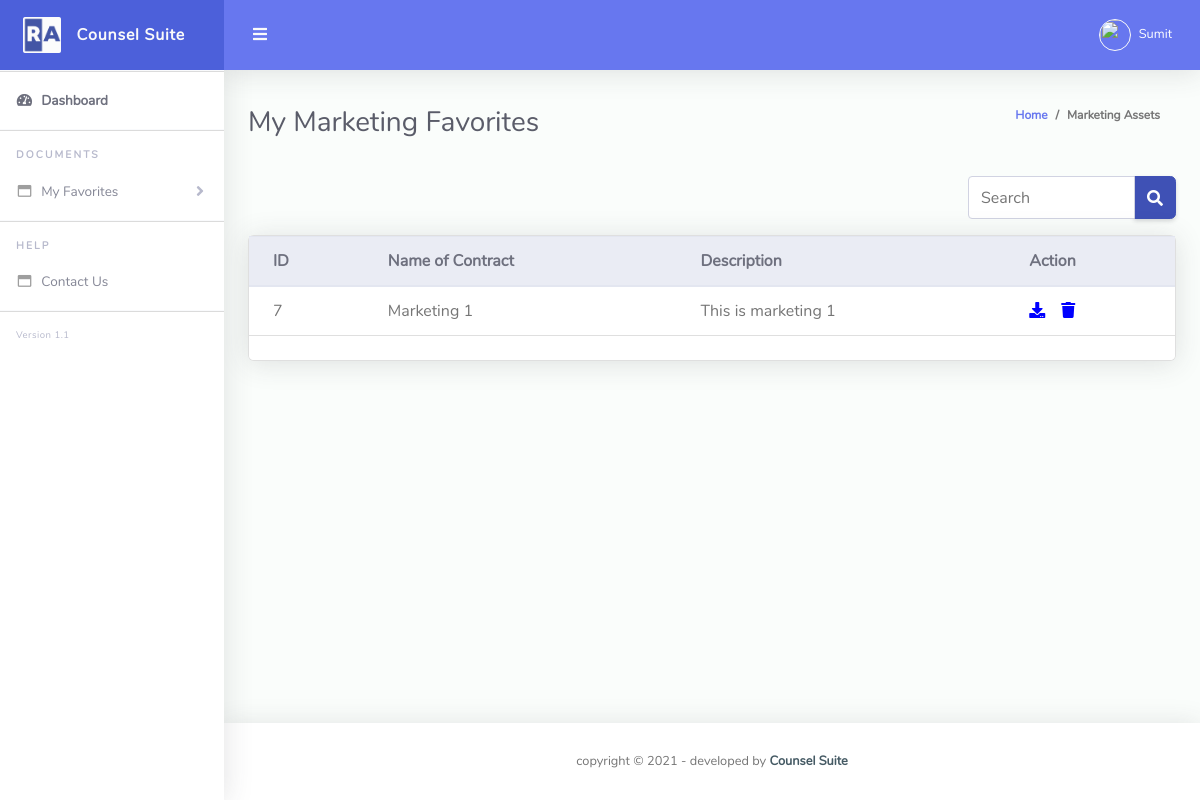
Before: /user/Pages/view_marketing_favorites.php (signed in) with the older database file.
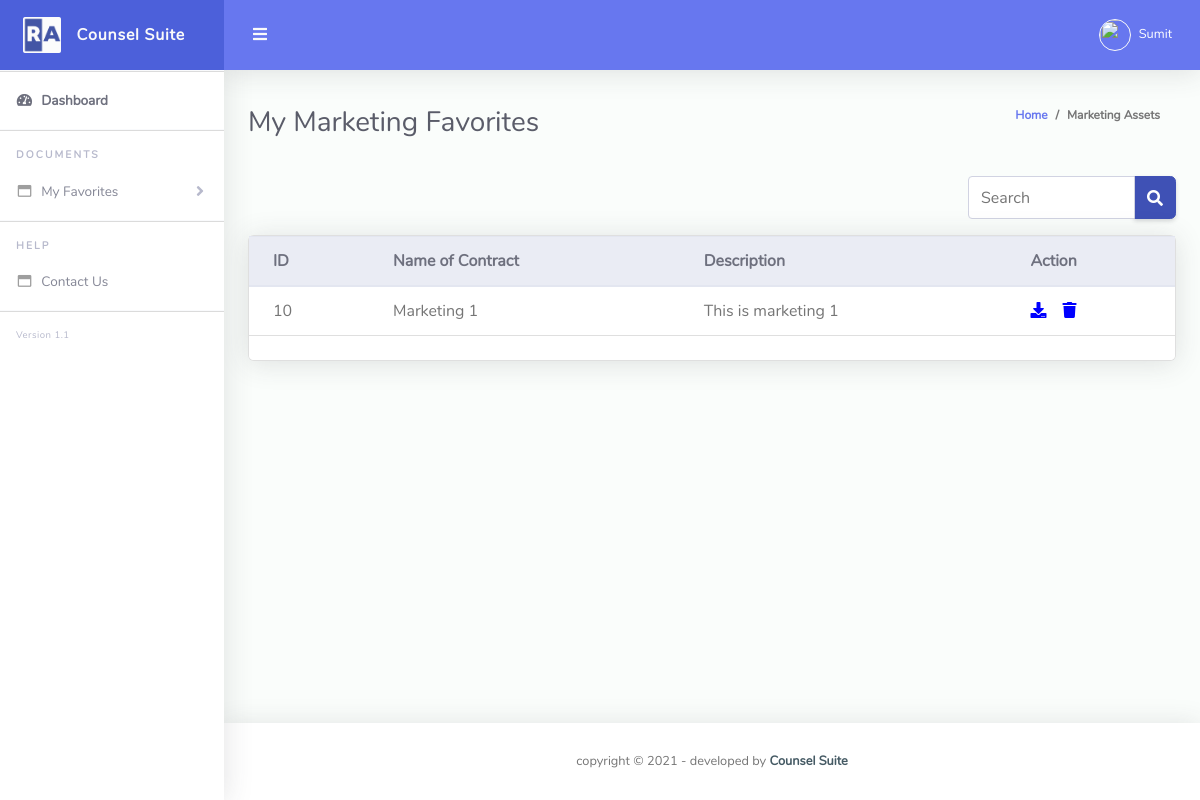
After: the same page with the newer database file.
### tables this page shows
CREATE TABLE `favorites` (
  `f_id` int(255) NOT NULL,
  `parent_catname` varchar(100) NOT NULL,
  `subcatid` varchar(100) NOT NULL,
  `sub_catname` varchar(100) NOT NULL,
  `c_id` varchar(255) NOT NULL,
  `f_name` varchar(100) NOT NULL,
  `f_description` varchar(100) NOT NULL,
  `f_file` varchar(255) NOT NULL,
  `f_adddate` varchar(100) NOT NULL,
  `f_userid` varchar(100) NOT NULL
);

### user/Pages/view_marketing_favorites.php (the view, shortened to what the changed rows need)
<?php
$userid=$_SESSION["u_id"];
require_once '../../database/config.php';
$mysqli = new mysqli($hn,$un,"",$db);
if ($mysqli -> connect_errno) {
  echo "Failed to connect to MySQL: " . $mysqli -> connect_error;
  exit();
}
else
{
  $get_favdata="SELECT * FROM favorites WHERE f_userid='$userid' AND parent_catname='marketing'";
  $result = $mysqli->query($get_favdata);
}
?>
<!DOCTYPE html>
<html lang="en">
<head>
  <link href="https://cdn.jsdelivr.net/npm/bootstrap@5.1.3/dist/css/bootstrap.min.css" rel="stylesheet">
  <link href="../vendor/fontawesome-free/css/all.min.css" rel="stylesheet" type="text/css">
  <link href="../vendor/bootstrap/css/bootstrap.min.css" rel="stylesheet" type="text/css">
  <link href="../css/ruang-admin.min.css" rel="stylesheet">
</head>
<body id="page-top">
  <div id="wrapper">
    <div id="content-wrapper" class="d-flex flex-column">
      <div id="content">
        <div class="container-fluid" id="container-wrapper">
          <div class="d-sm-flex align-items-center justify-content-between mb-4">
            <h1 class="h3 mb-0 text-gray-800">My Marketing Favorites</h1>
          </div>
          <div style="margin-top: 2.2rem;" class="row mb-3">
            <div class="col-lg-12 mb-4">
              <div class="card">
                <div class="table-responsive">
                  <table id="myTable" class="table align-items-center table-flush">
                    <thead class="thead-light">
                      <tr>
                        <th>ID</th>
                        <th>Name of Contract</th>
                        <th>Description</th>
                        <th>Action</th>
                      </tr>
                    </thead>
                    <tbody>
                    <?php
                      if ($result->num_rows > 0) {
                        while($row = $result->fetch_assoc()) {
                          echo "<tr>";
                          echo "<td>".$row['f_id']."</td>";
                          echo "<td>".$row['f_name']."</td>";
                          echo "<td>".$row['f_description']."</td>";
                          echo "<td>";
                          echo '<a href="download_marketing_file1.php?id='.$row["c_id"].'"><i class="fa fa-download"style="color: blue; curosr:pointer;" aria-hidden="true"></i></a>';
                          echo '<a href="remove_fav1.php?id='.$row["f_id"].'"><i class="fa fa-trash" style="color: blue; padding-left: 1rem; curosr:pointer;" aria-hidden="true"></i></a>';
                          echo "</td>";
                          echo "</tr>";
                        }
                      } else {
                        echo "0 results";
                      }
                      ?>
                    </tbody>
                  </table>
                </div>
              </div>
            </div>
          </div>
        </div>
      </div>
    </div>
  </div>
</body>
</html>

Changed rows visible on the page:
removed favorites: f_id "7", f_name "Marketing 1", f_description "This is marketing 1"
added favorites: f_id "10", f_name "Marketing 1", f_description "This is marketing 1"
